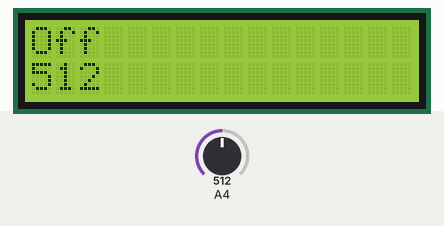
Recording of a sketch running on a simulated Arduino Uno, built with avr-gcc and run on an emulated ATmega328P. On the bench: 16×2 character LCD. Inputs (shaded band) come from the test bench; at power-on: A4 = 512.

Above: at 1.2 s.
1.3 s: A4 set to 163
At 1.7 s:
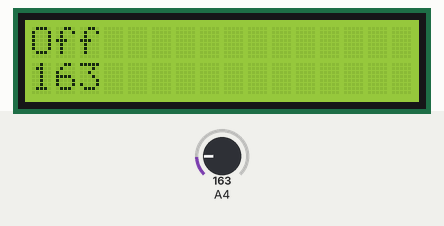
2.8 s: A4 set to 138
At 4.0 s:
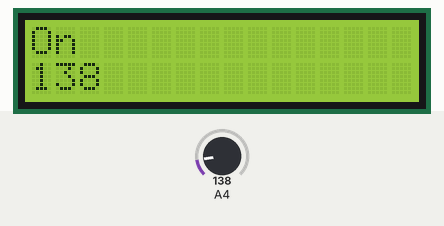
4.3 s: A4 set to 122
At 5.2 s:
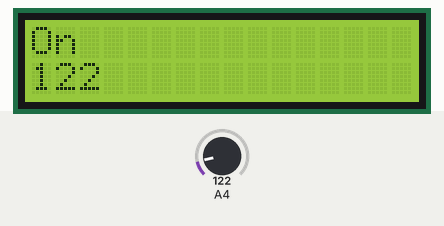
Timing chart, 0 to 7.3 s (numbered marks = the images above; inputs shaded):
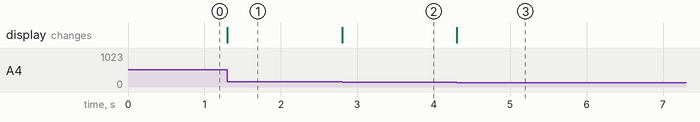

Measured:
- the behaviour switches between 150 and 149 on A4 (found by bisection; images 1 and 2)
- after the input at 1.3 s, the display: changes at once (image 1)
- after the input at 2.8 s, the display: changes at once (image 2)
- after the input at 4.3 s, the display: changes at once (image 3)

The sketch:

DisplayPotentiometerReading.ino
```cpp
#include <LiquidCrystal.h>
int rs = 7;
int en = 8;
int d4 = 9;
int d5 = 10;
int d6 = 11;
int d7 = 12;
boolean prevVal;
LiquidCrystal lcd(rs,en,d4,d5,d6,d7);
void setup() {
  // put your setup code here, to run once:
lcd.begin(16,2);


}

void loop() {
lcd.setCursor(0,0);
int a = analogRead(A4);
if(a <150 )
{
  if(prevVal)
  lcd.clear();
  lcd.print("On");
  prevVal = 0;
}

else
{
  if(prevVal == 0)
  {
    lcd.clear();
  }
  lcd.print("Off");
  prevVal = 1;
}
lcd.setCursor(0,1);
lcd.print(a);


}
```
